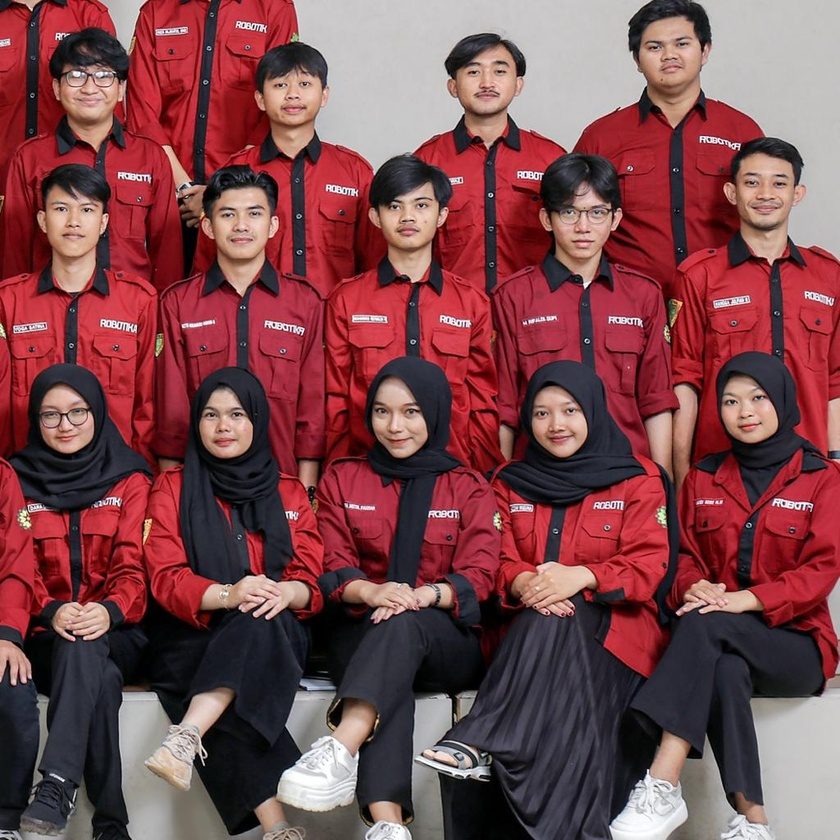
#> input picture 1207070114_Shifa Mutia Fauziah/Image/shifamutia.jpg, 840 x 840 px, shrunk from 1024 x 1024 before the run
$ python 'LATIHAN 6. Template matching mendeteksi shifa pada gambar.py'
#> lines starting #> are read from the running program, lines starting #| are printed output that depends on the picture; after the words box and inside, x2 and y2 are one past the last pixel; in counts of white or black regions, pixels touching at a corner belong together
import cv2
import numpy as np
from matplotlib import pyplot as plt

img = cv2.imread('Image/shifamutia.jpg',0)
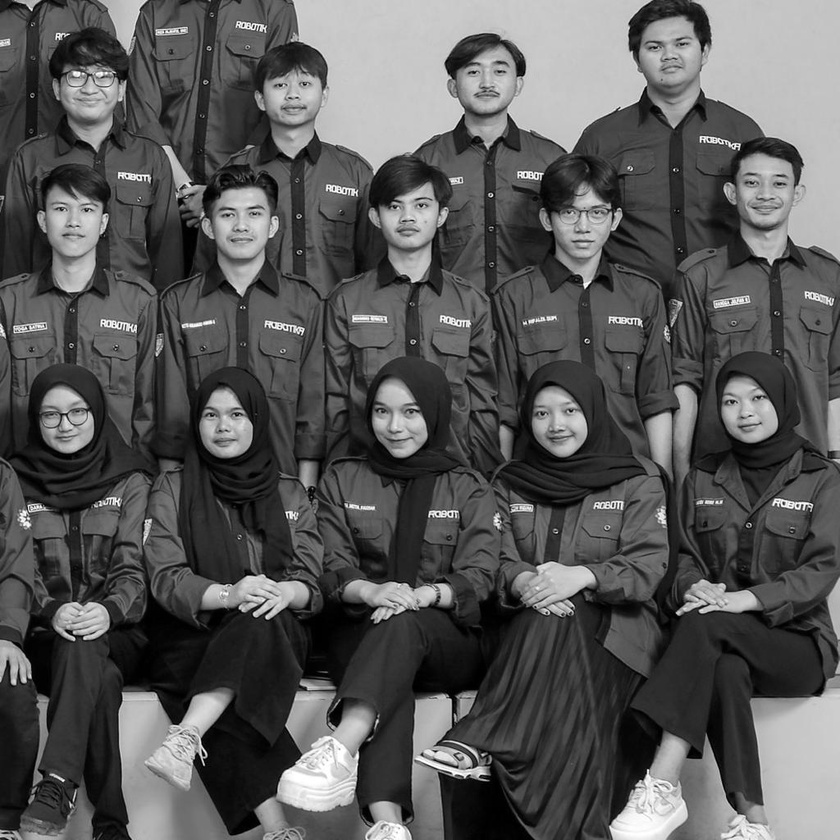
#> img: shape (840, 840); min 0, max 255, mean 87.6
img2 = img.copy()
template = cv2.imread('Image/shifamutia2.jpg',0)
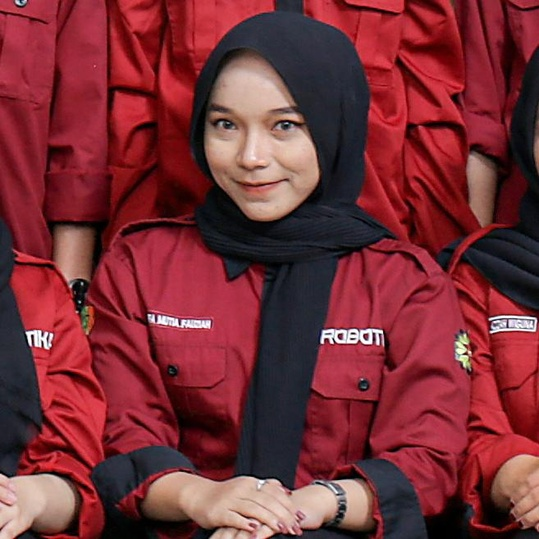
#> input picture 1207070114_Shifa Mutia Fauziah/Image/shifamutia2.jpg, 539 x 539 px, shrunk from 657 x 657 before the run
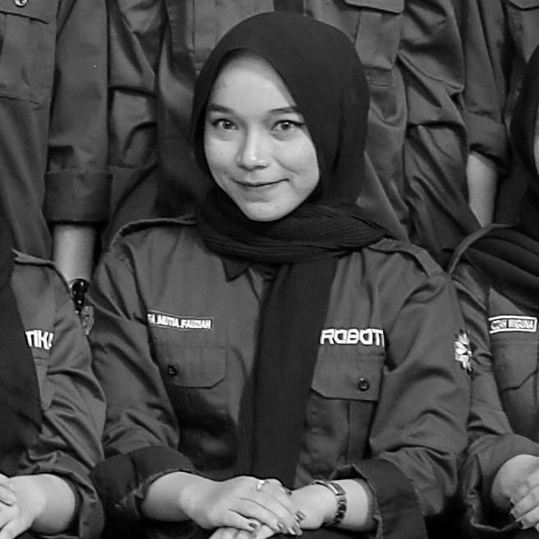
#> template: shape (539, 539); min 0, max 255, mean 69.2
w, h = template.shape[::-1]
#> w = 539; h = 539
# All the 6 methods for comparison in a list
methods = ['cv2.TM_CCOEFF', 'cv2.TM_CCOEFF_NORMED', 'cv2.TM_CCORR',
'cv2.TM_CCORR_NORMED', 'cv2.TM_SQDIFF', 'cv2.TM_SQDIFF_NORMED']
# perbesar ukuran hasil plotting
plt.rcParams["figure.figsize"] = (15,15)
for met in methods:
    img = img2.copy()
    method = eval(met)
    # menggunakan template matching
    res = cv2.matchTemplate(img,template,method)
    # mencari ukuran citra template untuk menggambar kotak
    min_val, max_val, min_loc, max_loc = cv2.minMaxLoc(res)
    # metode TM_SQDIFF dan TM_SQDIFF_NORMED menggunakan persamaan yang sedikit berbeda
    # sehingga dibuatkan fungsi khusus untuk mengambil nilai minimum
    if method in [cv2.TM_SQDIFF, cv2.TM_SQDIFF_NORMED]:
        top_left = min_loc
    else:
        top_left = max_loc
    bottom_right = (top_left[0] + w, top_left[1] + h)
#> this loop made 6 passes
#> (min_val, max_val, min_loc, top_left, bottom_right) on passes 1 to 4: (-103405472, 114011480, (219, 301), (119, 228), (658, 767)), (-0.147, 0.173, (268, 132), (119, 228), (658, 767)), (1.34e+09, 2.07e+09, (213, 295), (301, 0), (840, 539)), (0.619, 0.736, (218, 301), (119, 224), (658, 763))
#> (min_val, max_val, max_loc, top_left, bottom_right) on passes 5 to 6: (1.1e+09, 2.11e+09, (301, 0), (119, 224), (658, 763)), (0.53, 0.77, (219, 301), (119, 224), (658, 763))
#> pass 1, `res = cv2.matchTemplate(img,template,method)`:
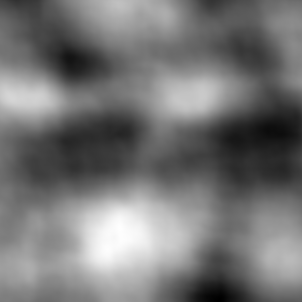
#> res: shape (302, 302) float32; min -103405472, max 114011480, mean -3355361.8; drawn with min black and max white
#> pass 3, `res = cv2.matchTemplate(img,template,method)`:
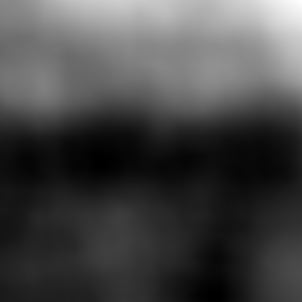
#> res: shape (302, 302) float32; min 1.34e+09, max 2.07e+09, mean 1.55e+09; drawn with min black and max white
#> after the loop:
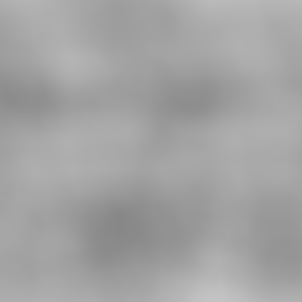
#> res: shape (302, 302) float32; min 0.53, max 0.77, mean 0.639

# buat persegi pada lokasi yang ditemukan
cv2.rectangle(img, top_left, bottom_right, 255, 2) # 2 adalah ketebalan garis kotak
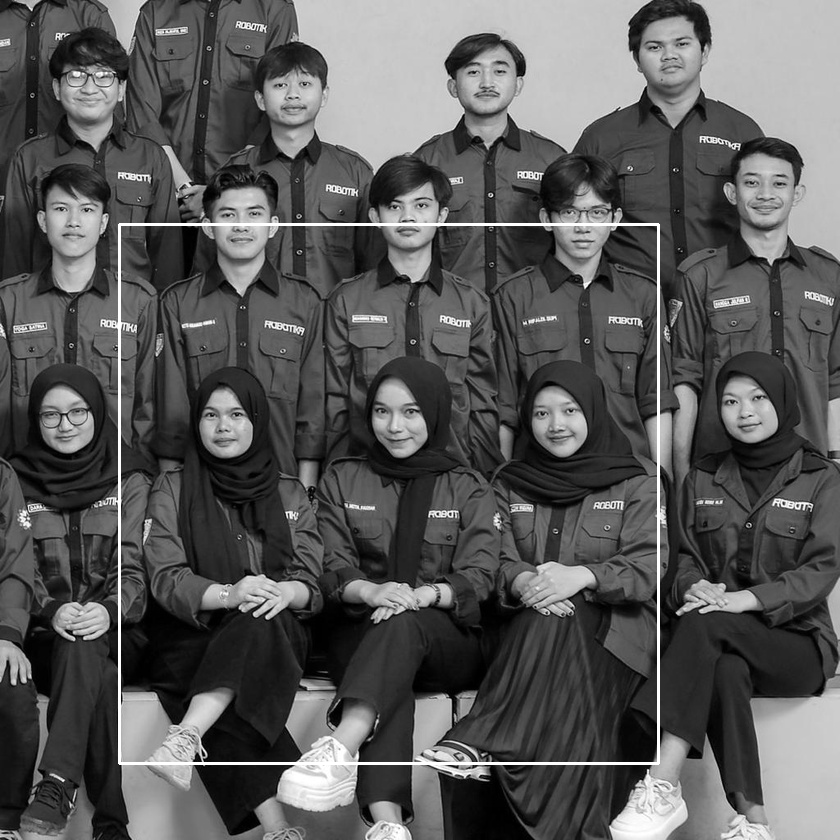
#> img: shape (840, 840); 0.91% of pixels changed, all inside (x1, y1, x2, y2) = (118, 223, 660, 765)
print("hasil metode", met, ": " )
#| hasil metode cv2.TM_SQDIFF_NORMED :
plt.subplot(121),plt.imshow(res,cmap = 'gray')
plt.title('Hasil matching'), plt.xticks([]), plt.yticks([])
plt.subplot(122),plt.imshow(img,cmap = 'gray')
plt.title('Lokasi terdeteksi'), plt.xticks([]), plt.yticks([])
plt.show()

from matplotlib import pyplot as plt
import cv2

# Panggil dan konversi warna agar sesuai dengan Matplotlib
einstein = cv2.imread('Image/shifamutia2.jpg')
#> einstein is the input picture: shape (539, 539, 3); mean B, G, R 53.5, 46.5, 120
einstein = cv2.cvtColor(einstein, cv2.COLOR_BGR2RGB)  # Simpan dengan nama yang sama

# Panggil dan konversi warna agar sesuai dengan Matplotlib
solvay = cv2.imread('Image/shifamutia.jpg')  # Perbaiki penulisan nama gambar
#> solvay is the input picture: shape (840, 840, 3); mean B, G, R 75.9, 71.6, 123.5
solvay = cv2.cvtColor(solvay, cv2.COLOR_BGR2RGB)

plt.subplot(121), plt.imshow(einstein), plt.title('ShifaMutia')
plt.subplot(122), plt.imshow(solvay), plt.title('fotbar')
plt.show()
